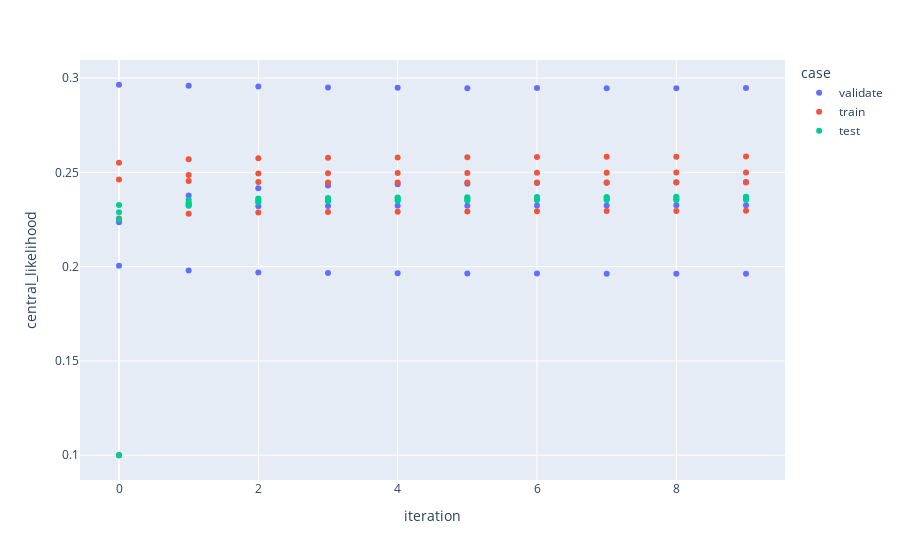

Here is the notebook cell this chart was saved with:
### Code cell
px.scatter(
    diagnostics[diagnostics['_param_set'] == best_param_set], x='iteration', y='central_likelihood', color='case'
)

### Figure 1 — Plotly figure (JSON) as saved in the notebook; plotly's stock layout.template omitted (floating-point values rounded to 4 significant figures)
{"data": [{"hovertemplate": "case=validate<br>iteration=%{x}<br>central_likelihood=%{y}<extra></extra>", "legendgroup": "validate", "marker": {"color": "#636efa", "symbol": "circle"}, "mode": "markers", "name": "validate", "orientation": "v", "showlegend": true, "type": "scatter", "x": [0, 0, 0, 0, 1, 1, 1, 1, 2, 2, 2, 2, 3, 3, 3, 3, 4, 4, 4, 4, 5, 5, 5, 5, 6, 6, 6, 6, 7, 7, 7, 7, 8, 8, 8, 8, 9, 9, 9, 9], "xaxis": "x", "y": [0.1, 0.2236, 0.2964, 0.2005, 0.2325, 0.2376, 0.296, 0.198, 0.2321, 0.2416, 0.2954, 0.1969, 0.2321, 0.243, 0.295, 0.1966, 0.2322, 0.2436, 0.2948, 0.1965, 0.2323, 0.244, 0.2946, 0.1964, 0.2324, 0.2443, 0.2946, 0.1963, 0.2324, 0.2445, 0.2946, 0.1962, 0.2325, 0.2447, 0.2946, 0.1962, 0.2326, 0.2449, 0.2947, 0.1962], "yaxis": "y"}, {"hovertemplate": "case=train<br>iteration=%{x}<br>central_likelihood=%{y}<extra></extra>", "legendgroup": "train", "marker": {"color": "#EF553B", "symbol": "circle"}, "mode": "markers", "name": "train", "orientation": "v", "showlegend": true, "type": "scatter", "x": [0, 0, 0, 0, 1, 1, 1, 1, 2, 2, 2, 2, 3, 3, 3, 3, 4, 4, 4, 4, 5, 5, 5, 5, 6, 6, 6, 6, 7, 7, 7, 7, 8, 8, 8, 8, 9, 9, 9, 9], "xaxis": "x", "y": [0.1, 0.2461, 0.2256, 0.255, 0.2485, 0.2454, 0.228, 0.2569, 0.2493, 0.2448, 0.2286, 0.2575, 0.2495, 0.2446, 0.229, 0.2577, 0.2496, 0.2446, 0.2291, 0.2579, 0.2497, 0.2446, 0.2293, 0.258, 0.2497, 0.2446, 0.2294, 0.2581, 0.2498, 0.2446, 0.2294, 0.2582, 0.2499, 0.2446, 0.2295, 0.2583, 0.2499, 0.2446, 0.2296, 0.2584], "yaxis": "y"}, {"hovertemplate": "case=test<br>iteration=%{x}<br>central_likelihood=%{y}<extra></extra>", "legendgroup": "test", "marker": {"color": "#00cc96", "symbol": "circle"}, "mode": "markers", "name": "test", "orientation": "v", "showlegend": true, "type": "scatter", "x": [0, 0, 0, 0, 1, 1, 1, 1, 2, 2, 2, 2, 3, 3, 3, 3, 4, 4, 4, 4, 5, 5, 5, 5, 6, 6, 6, 6, 7, 7, 7, 7, 8, 8, 8, 8, 9, 9, 9, 9], "xaxis": "x", "y": [0.1, 0.2251, 0.2288, 0.2327, 0.2338, 0.2323, 0.2333, 0.2353, 0.2354, 0.234, 0.2345, 0.2361, 0.236, 0.2347, 0.235, 0.2364, 0.2364, 0.2349, 0.2353, 0.2366, 0.2365, 0.235, 0.2353, 0.2368, 0.2367, 0.2353, 0.2355, 0.2369, 0.2366, 0.2353, 0.2356, 0.237, 0.2368, 0.2354, 0.2357, 0.237, 0.2369, 0.2355, 0.2357, 0.237], "yaxis": "y"}], "layout": {"legend": {"title": {"text": "case"}, "tracegroupgap": 0}, "margin": {"t": 60}, "xaxis": {"anchor": "y", "domain": [0, 1], "title": {"text": "iteration"}}, "yaxis": {"anchor": "x", "domain": [0, 1], "title": {"text": "central_likelihood"}}}}
